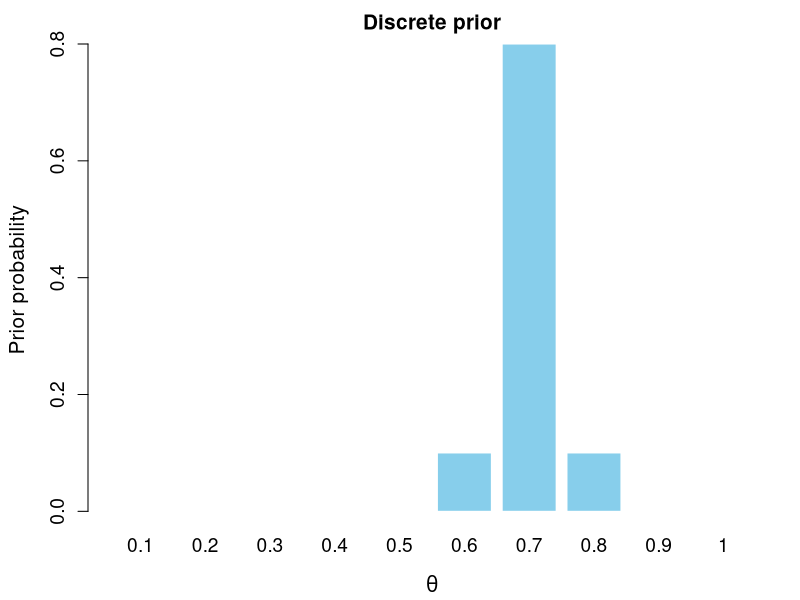
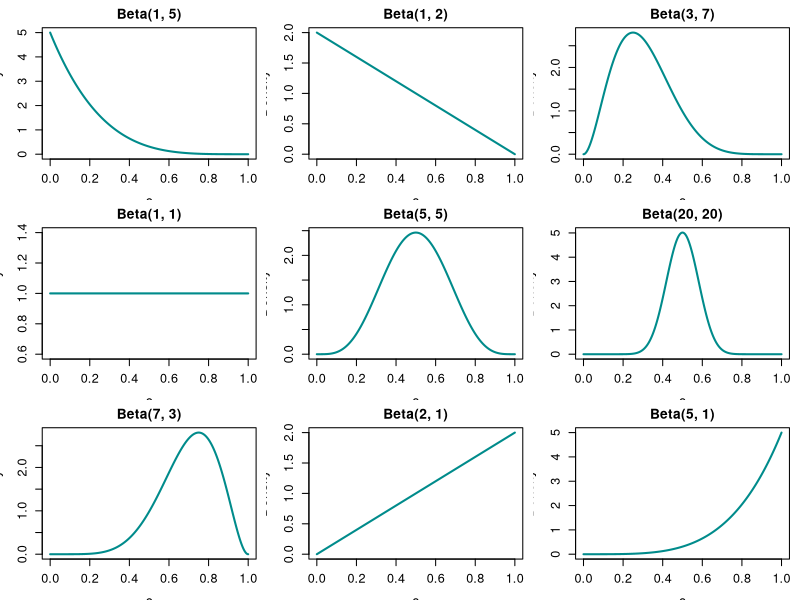
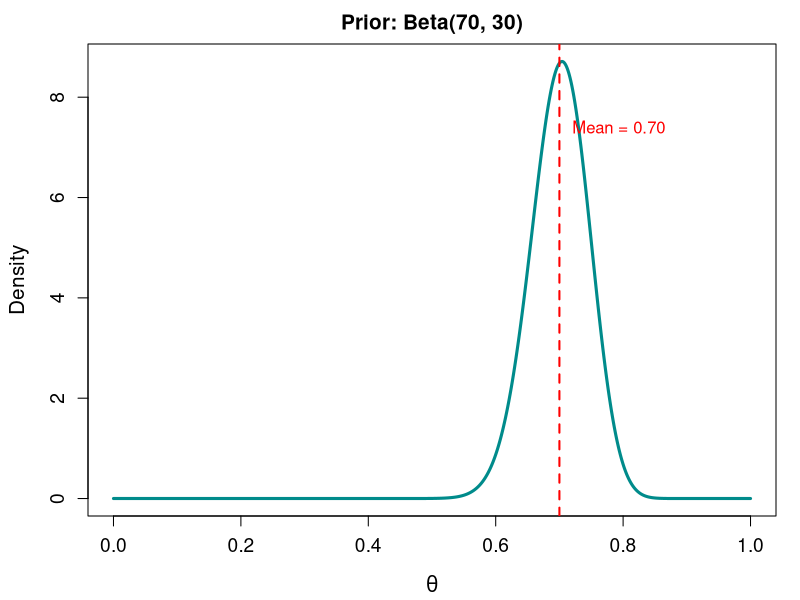
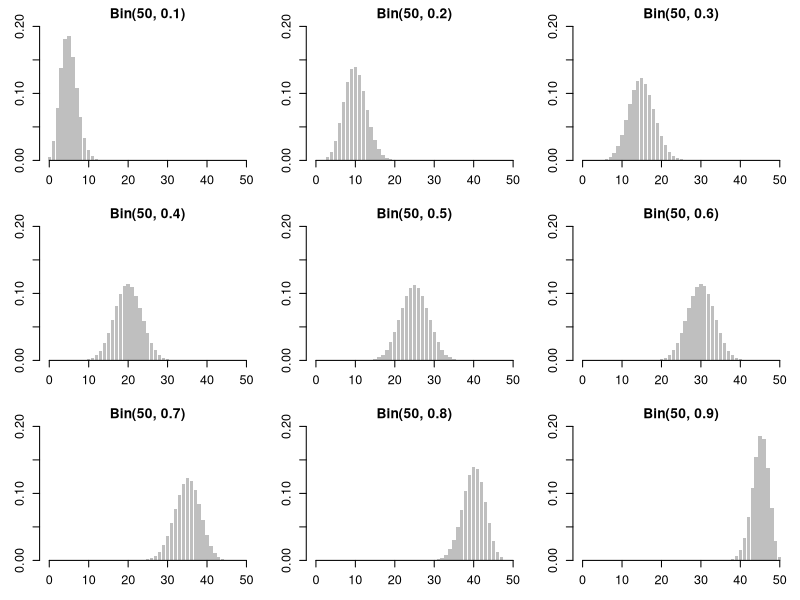
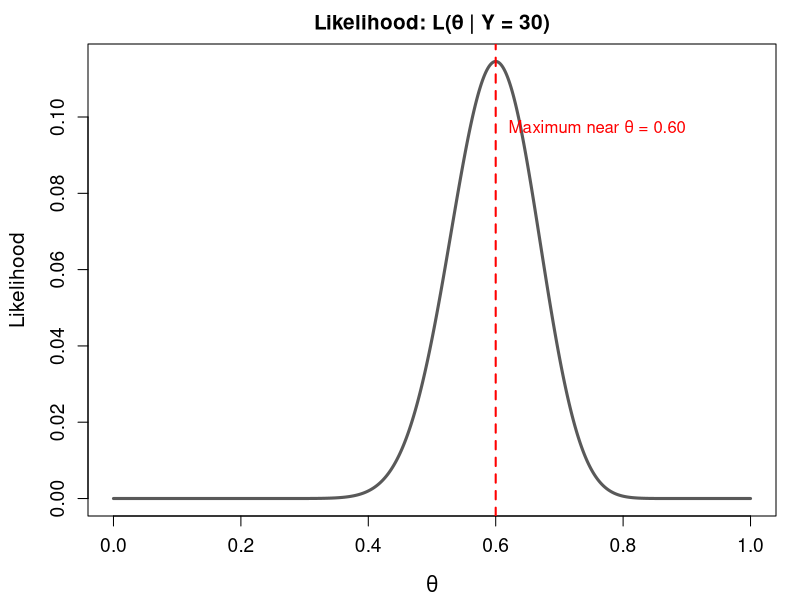
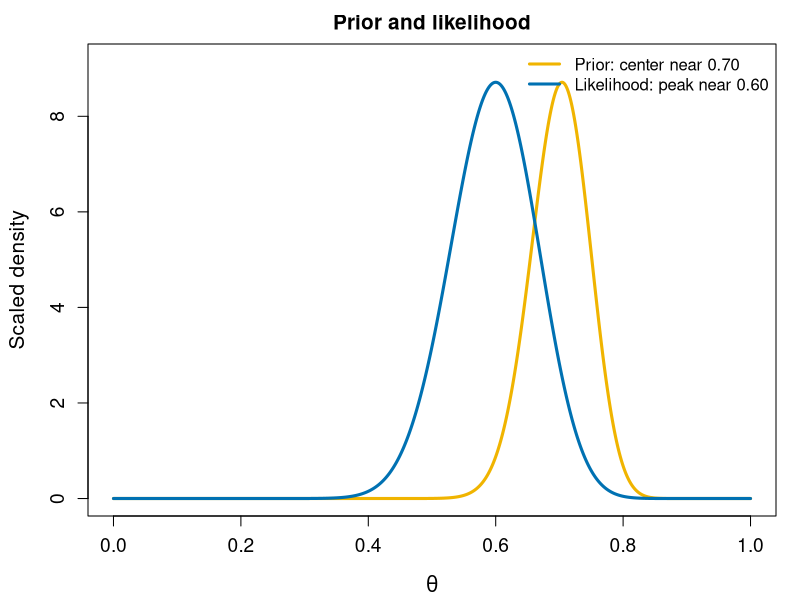
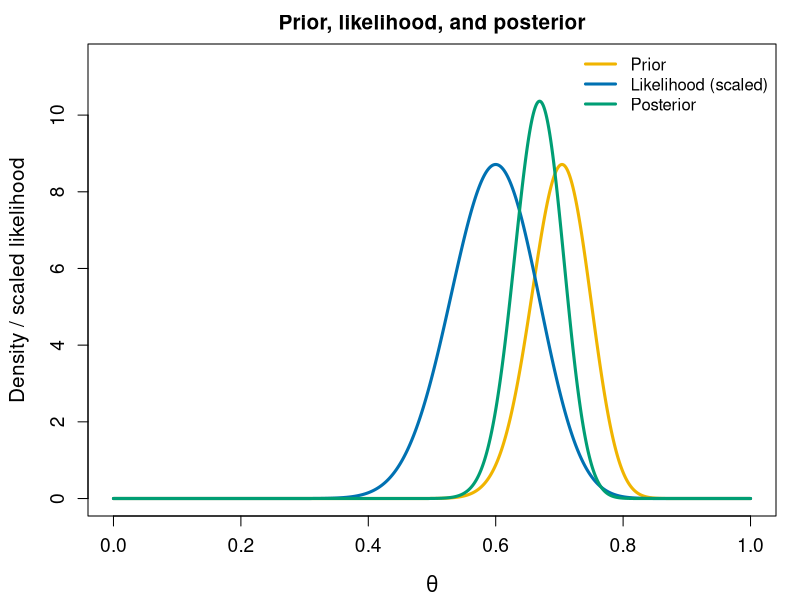
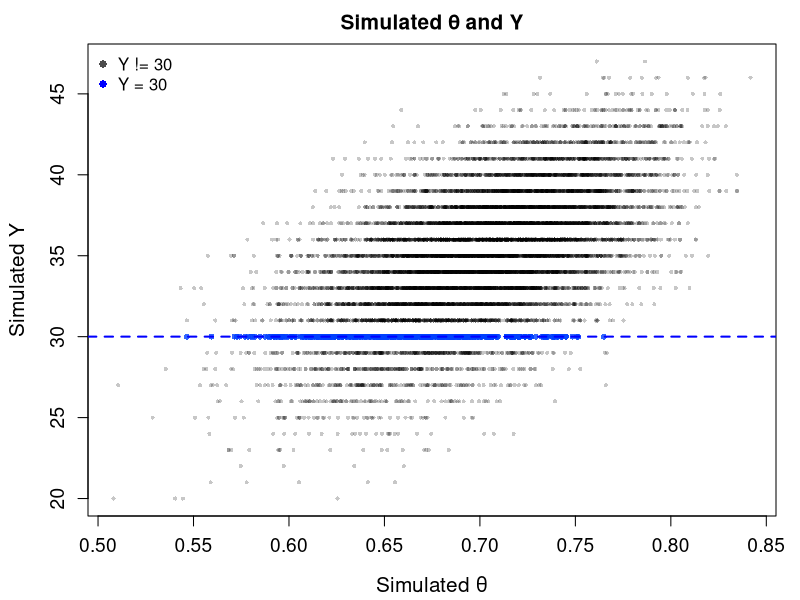

Source code (R) for these figures, in order:
## ---- chunk 1
#| include: false
set.seed(84735)
theme_set <- function() {
  par(
    mar = c(4.2, 4.4, 2.2, 1.2),
    cex.axis = 1.15,
    cex.lab = 1.25,
    cex.main = 1.25
  )
}
fixme <- function(text) {
  paste0("<span style='color:#c1121f; font-weight:700;'>", text, "</span>")
}
## ---- chunk 2
#| fig-width: 7.2
#| fig-height: 4.2
theme_set()
theta_disc <- seq(0.1, 1.0, by = 0.1)
prior_prob <- c(0, 0, 0, 0, 0, 0.1, 0.8, 0.1, 0, 0)
barplot(
  prior_prob,
  names.arg = theta_disc,
  col = "skyblue",
  border = "white",
  xlab = expression(theta),
  ylab = "Prior probability",
  main = "Discrete prior"
)
## ---- chunk 3
#| fig-width: 11
#| fig-height: 6.4
theme_set()
local({
  x <- seq(0, 1, length.out = 1000)
  params <- list(c(1, 5), c(1, 2), c(3, 7),
                 c(1, 1), c(5, 5), c(20, 20),
                 c(7, 3), c(2, 1), c(5, 1))
  op <- par(mfrow = c(3, 3), mar = c(3.1, 3.2, 2.1, 0.8))
  on.exit(par(op))
  for (p in params) {
    y <- dbeta(x, p[1], p[2])
    plot(
      x, y, type = "l", lwd = 2, col = "cyan4",
      xlab = expression(theta), ylab = "Density",
      main = paste0("Beta(", p[1], ", ", p[2], ")")
    )
  }
})
## ---- chunk 4
#| fig-width: 8.8
#| fig-height: 5
theme_set()
x <- seq(0, 1, length.out = 1000)
plot(
  x, dbeta(x, 70, 30),
  type = "l", lwd = 3, col = "cyan4",
  xlab = expression(theta), ylab = "Density",
  main = "Prior: Beta(70, 30)"
)
abline(v = 0.70, lty = 2, col = "red", lwd = 2)
text(0.72, max(dbeta(x, 70, 30)) * 0.85, "Mean = 0.70", col = "red", adj = 0)
## ---- chunk 5
#| fig-width: 11
#| fig-height: 6.2
theme_set()
local({
  y <- 0:50
  p_values <- seq(0.1, 0.9, by = 0.1)
  ticks <- c(0, 10, 20, 30, 40, 50)   # X 轴显示的刻度
  op <- par(mfrow = c(3, 3), mar = c(3.0, 3.0, 2.0, 0.8))
  on.exit(par(op))
  for (p in p_values) {
    prob <- dbinom(y, size = 50, prob = p)
    bp <- barplot(
      prob,
      names.arg = rep("", length(y)),  # 栏内不写字，交给下面的 axis()
      xaxt = "n",                      # 关掉默认坐标轴
      col = "grey75", border = NA,
      ylim = c(0, 0.20),
      xlab = "", ylab = "",
      main = paste0("Bin(50, ", p, ")")
    )
    axis(1, at = as.numeric(bp)[y %in% ticks], labels = ticks)
  }
})
## ---- chunk 6
#| fig-width: 9
#| fig-height: 5
theme_set()
theta <- seq(0, 1, length.out = 1000)
lik <- dbinom(30, size = 50, prob = theta)
plot(
  theta, lik,
  type = "l", lwd = 3, col = "grey35",
  xlab = expression(theta), ylab = "Likelihood",
  main = "Likelihood: L(θ | Y = 30)"
)
abline(v = 0.60, lty = 2, col = "red", lwd = 2)
text(0.62, max(lik) * 0.85, "Maximum near θ = 0.60", col = "red", adj = 0)
## ---- chunk 7
#| fig-width: 9.4
#| fig-height: 5.2
theme_set()
theta <- seq(0, 1, length.out = 1000)
prior <- dbeta(theta, 70, 30)
lik <- dbinom(30, 50, theta)
lik_scaled <- lik / max(lik) * max(prior)
plot(
  theta, prior,
  type = "l", lwd = 3, col = "#f0b400",
  xlab = expression(theta), ylab = "Scaled density",
  main = "Prior and likelihood",
  ylim = c(0, max(prior) * 1.05)
)
lines(theta, lik_scaled, lwd = 3, col = "#0071b2")
legend(
  "topright",
  legend = c("Prior: center near 0.70", "Likelihood: peak near 0.60"),
  col = c("#f0b400", "#0071b2"),
  lwd = 3,
  bty = "n"
)
## ---- chunk 8
#| fig-width: 10.5
#| fig-height: 5.4
theme_set()
theta <- seq(0, 1, length.out = 2000)
prior <- dbeta(theta, 70, 30)
lik <- dbinom(30, 50, theta)
lik_scaled <- lik / max(lik) * max(prior)
posterior <- dbeta(theta, 100, 50)
plot(
  theta, prior,
  type = "l", lwd = 3, col = "#f0b400",
  xlab = expression(theta), ylab = "Density / scaled likelihood",
  main = "Prior, likelihood, and posterior",
  ylim = c(0, max(posterior) * 1.1)
)
lines(theta, lik_scaled, lwd = 3, col = "#0071b2")
lines(theta, posterior, lwd = 3, col = "#009e74")
legend(
  "topright",
  legend = c("Prior", "Likelihood (scaled)", "Posterior"),
  col = c("#f0b400", "#0071b2", "#009e74"),
  lwd = 3,
  bty = "n"
)
## ---- chunk 9
n_sim <- 10000
sim <- data.frame(
  theta = rbeta(n_sim, shape1 = 70, shape2 = 30)
)
sim$Y <- rbinom(n_sim, size = 50, prob = sim$theta)
head(sim)
## ---- chunk 10
#| fig-width: 9
#| fig-height: 5
theme_set()
matched <- sim$Y == 30
plot(
  sim$theta[!matched], sim$Y[!matched],
  pch = 16, col = rgb(0, 0, 0, 0.22), cex = 0.55,
  xlab = "Simulated θ", ylab = "Simulated Y",
  main = "Simulated θ and Y"
)
points(
  sim$theta[matched], sim$Y[matched],
  pch = 16, col = rgb(0, 0.25, 1, 0.8), cex = 0.8
)
abline(h = 30, col = "blue", lwd = 2, lty = 2)
legend(
  "topleft",
  legend = c("Y != 30", "Y = 30"),
  col = c("grey30", "blue"),
  pch = 16,
  bty = "n"
)
## ---- chunk 11
#| fig-width: 9
#| fig-height: 5
theme_set()
posterior_sim <- sim$theta[sim$Y == 30]
hist(
  posterior_sim,
  breaks = 18,
  probability = TRUE,
  col = "lightblue",
  border = "white",
  xlab = expression(theta),
  main = "Simulated posterior: keep θ where Y = 30"
)
lines(density(posterior_sim), col = "blue", lwd = 3)
curve(dbeta(x, 100, 50), from = 0, to = 1, add = TRUE, col = "#009e74", lwd = 3)
legend(
  "topright",
  legend = c("Simulation", "Beta(100,50)"),
  col = c("blue", "#009e74"),
  lwd = 3,
  bty = "n"
)
